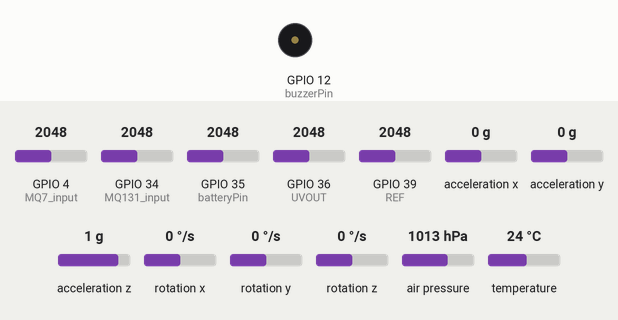
A sketch run on a simulated ESP32. On the bench: buzzer (waves = sounding). Inputs (shaded band) come from the test bench; at power-on: GPIO 4 (MQ7_input) = 2048, GPIO 34 (MQ131_input) = 2048, GPIO 35 (batteryPin) = 2048, GPIO 36 (UVOUT) = 2048, GPIO 39 (REF) = 2048, acceleration x 0 g, acceleration y 0 g, acceleration z 1 g, rotation x 0 °/s, rotation y 0 °/s, rotation z 0 °/s, air pressure 1013 hPa, temperature 24 °C. WiFi joins after 1.5 s; servers stay silent unless stated; network time is answered at once with the bench clock; uploads are accepted with an empty reply; the local clock reads 2024-03-15 10:24:30 at power-on unless the sketch sets it; storage starts empty; what the sketch prints to the serial monitor is not drawn.

Above: at 6.1 s.
At 10.23 s:
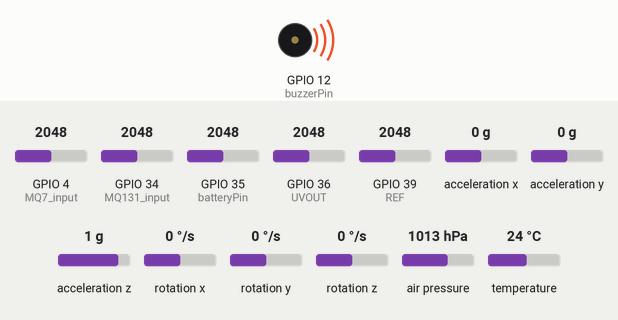
Timing chart, 0 to 13.2 s (numbered marks = the images above):
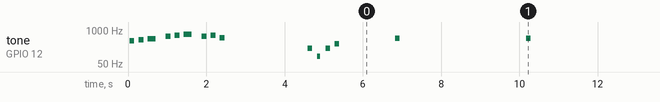

The sketch:

sketch_1_obsat.ino
```cpp
/***************************************************************************


***************************************************************************/

// Bibliotecas utilizadas no código

#include <WiFi.h>

#include <HTTPClient.h>

#include <NTPClient.h>

#include <WiFiUdp.h>

#include <Wire.h>

#include <SPI.h>

#include <Adafruit_BMP280.h>

#include <Adafruit_MPU6050.h>

#include <ArduinoJson.h>

#include <Arduino.h>

#include "FS.h"

#include "SD.h"

#include "SPI.h"

#include <iostream>

#include <cmath>


// Definição dos pinos para comunicação com o sensor BMP280

#define BMP_SCK (13)

#define BMP_MISO (12)

#define BMP_MOSI (11)

#define BMP_CS (10)


// Inicialização dos objetos da biblioteca Adafruit para o BMP280 e o MPU6050

Adafruit_MPU6050 mpu;

Adafruit_BMP280 bmp;


// Sensor UV

int UVOUT = 36; /* Pino D36 do ESP32 conetado ao Out do sensor */

int REF = 39;   /* Pino D34 do ESP32 conectado ao EN do sensor */


//Pino analógico 4 para entrada do sensor_MQ7

int MQ7_input = 4;

// Constantes de calibração - substitua pelos valores reais obtidos na calibração

const float valor_analogico_zero = 200;  // Valor analógico em um ambiente sem CO (ppm = 0)

const float ppm_zero = 0.0;              // Concentração de CO correspondente ao valor analógico zero

const float valor_analogico_max = 800;   // Valor analógico em um ambiente com concentração conhecida de CO (por exemplo, 10 ppm)

const float ppm_max = 10.0;              // Concentração de CO correspondente ao valor analógico máximo

// Função para converter valor analógico em ppm

float analogToPPM(float valor_analogico) {

  // Interpolação linear

  float slope = (ppm_max - ppm_zero) / (valor_analogico_max - valor_analogico_zero);

  float intercept = ppm_zero - (slope * valor_analogico_zero);


  return (slope * valor_analogico) + intercept;

}


const int MQ131_input = 34;       // Pino analógico 34 para o sensor MQ-131

const float RLOAD = 10.0;         // Valor do resistor de carga (ohms)

const float RL_ZERO = 76.63;      // Resistência do sensor em ppm zero (Rs/R0 em ppm zero)

const float RL_CLEAN_AIR = 7.34;  // Resistência do sensor no ar limpo (Rs/R0 no ar limpo)


// Pino utilizado para leitura da voltagem da bateria

const int batteryPin = 35;


// Credenciais de rede WiFi

const char* ssid = "ESTEVAO_2G";

const char* password = "14082006ian";

//const char* ssid = "Winterfel";

//const char* password = "panqueca123";

//const char *ssid = "OBSAT ETEVI";

//const char *password = "panqueca";

//const char *ssid = "Rede dos Templarios";

//const char *password = "23571113";

const char *serverUrl = "https://obsat.org.br/teste_post/envio.php";


// NTP configurações

WiFiUDP ntpUDP;

NTPClient timeClient(ntpUDP, "pool.ntp.org", -3 * 3600);


// Configuração do buzzer

const int buzzerPin = 12;

const int melodyINICIAL[] = {

  //392, 392, 392, 311, 466, 392, 311, 466, 392 //ofc
   // 300, 200, 300, 400, 500, 600, 700, 500, 900
   392, 440, 468, 589, 663, 701, 589, 663, 526
};

const int noteDurationsINICIAL[] = {

  100, 100, 200, 100, 100, 200, 100, 100, 100 //ofc
    //500, 500, 200, 500, 500, 200, 500, 500, 200


};

const int melodyVIRGULA[] = {

  //587, 523, 466, 392 //ofc
  200, 100, 200, 300

};

const int noteDurationsVIRGULA[] = {

  100, 100, 100, 100

};


// Função para reproduzir um tom no buzzer

void playTone(int frequency, int duration) {

  unsigned long startTime = millis();

  while (millis() - startTime < duration) {

    digitalWrite(buzzerPin, HIGH);

    delayMicroseconds(1000000 / frequency / 2);

    digitalWrite(buzzerPin, LOW);

    delayMicroseconds(1000000 / frequency / 2);

  }

}


// Função para escrever um arquivo no sistema de arquivos

void writeFile(fs::FS &fs, const char *path, const char *message) {

  Serial.printf("Escrevendo arquivo: %s\n", path);


  File file = fs.open(path, FILE_WRITE);

  if (!file) {

    Serial.println("Falha ao abrir o arquivo para escrita");

    return;

  }

  if (file.print(message)) {

    Serial.println("Arquivo escrito");

  } else {

    Serial.println("Falha na escrita");

  }

  file.close();

}


// Função para adicionar conteúdo a um arquivo existente no sistema de arquivos (versão com mensagem de debug)

void appendFile(fs::FS &fs, const char *path, const char *message) {


  File file = fs.open(path, FILE_APPEND);

  if (!file) {

    Serial.println("Falha ao abrir o arquivo para adicionar conteúdo");

    return;

  }

  if (file.print(message)) {


  } else {

    Serial.println("Falha ao adicionar conteúdo");

  }

  file.close();

}


void appendFileF(fs::FS &fs, const char *path, const char *message) {

  Serial.printf("Adicionando ao arquivo: %s\n", path);


  File file = fs.open(path, FILE_APPEND);

  if (!file) {

    Serial.println("Falha ao abrir o arquivo para adicionar conteúdo");

    return;

  }

  if (file.print(message)) {

    Serial.println("Conteúdo adicionado");

  } else {

    Serial.println("Falha ao adicionar conteúdo");

  }

  file.close();

}


// Configuração inicial do programa

void setup() {

  Serial.begin(115200);


  pinMode(buzzerPin, OUTPUT);

  // Tocar uma melodia inicial

  for (int i = 0; i < sizeof(melodyINICIAL) / sizeof(melodyINICIAL[0]); i++) {

    playTone(melodyINICIAL[i], noteDurationsINICIAL[i]);

    delay(noteDurationsINICIAL[i] * 1.30);  // Pausa entre as notas

  }


  // Conexão com a rede WiFi

  WiFi.begin(ssid, password);

  Serial.println("Conectando ao WiFi");

  while (WiFi.status() != WL_CONNECTED) {

    delay(1000);

    Serial.print(".");

  }

  Serial.println("\nConectado");

  SomVirgula();


  while (!Serial) delay(100);  // aguardar conexão USB nativa

  Serial.println(F("Teste BMP280"));

  Serial.println("Teste Adafruit MPU6050!");


  // Inicialização do NTP (Network Time Protocol)

  timeClient.begin();

  timeClient.update();


  unsigned status;

  //status = bmp.begin(BMP280_ADDRESS_ALT, BMP280_CHIPID);

  status = bmp.begin(0x76, 0x58);

  if (!status) {

    Serial.println(F("Não foi possível encontrar um sensor BMP280 válido, verifique a conexão ou tente um endereço diferente!"));

    Serial.print("SensorID: 0x");

    Serial.println(bmp.sensorID(), 16);

    Serial.print("ID de 0xFF provavelmente indica um endereço inválido, BMP 180 ou BMP 085\n");

    Serial.print("ID de 0x56-0x58 representa um BMP 280,\n");

    Serial.print("ID de 0x60 representa um BME 280.\n");

    Serial.print("ID de 0x61 representa um BME 680.\n");

    while (1) delay(10);

  }


  /* Configurações padrão do datasheet. */

  bmp.setSampling(Adafruit_BMP280::MODE_NORMAL,     /* Modo de operação. */

                  Adafruit_BMP280::SAMPLING_X2,     /* Oversampling de temperatura */

                  Adafruit_BMP280::SAMPLING_X16,    /* Oversampling de pressão */

                  Adafruit_BMP280::FILTER_X16,      /* Filtro. */

                  Adafruit_BMP280::STANDBY_MS_500); /* Tempo de espera. */


  // Verificar se o MPU6050 está presente

  if (!mpu.begin()) {

    Serial.println("Falha ao encontrar o chip MPU6050");

    while (1) {

      delay(10);

    }

  }

  Serial.println("MPU6050 Encontrado!");


  mpu.setAccelerometerRange(MPU6050_RANGE_8_G);

  Serial.print("Faixa do acelerômetro configurada para: ");

  switch (mpu.getAccelerometerRange()) {

    case MPU6050_RANGE_2_G:

      Serial.println("+-2G");

      break;

    case MPU6050_RANGE_4_G:

      Serial.println("+-4G");

      break;

    case MPU6050_RANGE_8_G:

      Serial.println("+-8G");

      break;

    case MPU6050_RANGE_16_G:

      Serial.println("+-16G");

      break;

  }

  mpu.setGyroRange(MPU6050_RANGE_500_DEG);

  Serial.print("Faixa do giroscópio configurada para: ");

  switch (mpu.getGyroRange()) {

    case MPU6050_RANGE_250_DEG:

      Serial.println("+- 250 deg/s");

      break;

    case MPU6050_RANGE_500_DEG:

      Serial.println("+- 500 deg/s");

      break;

    case MPU6050_RANGE_1000_DEG:

      Serial.println("+- 1000 deg/s");

      break;

    case MPU6050_RANGE_2000_DEG:

      Serial.println("+- 2000 deg/s");

      break;

  }


  mpu.setFilterBandwidth(MPU6050_BAND_21_HZ);

  Serial.print("Largura de banda do filtro configurada para: ");

  switch (mpu.getFilterBandwidth()) {

    case MPU6050_BAND_260_HZ:

      Serial.println("260 Hz");

      break;

    case MPU6050_BAND_184_HZ:

      Serial.println("184 Hz");

      break;

    case MPU6050_BAND_94_HZ:

      Serial.println("94 Hz");

      break;

    case MPU6050_BAND_44_HZ:

      Serial.println("44 Hz");

      break;

    case MPU6050_BAND_21_HZ:

      Serial.println("21 Hz");

      break;

    case MPU6050_BAND_10_HZ:

      Serial.println("10 Hz");

      break;

    case MPU6050_BAND_5_HZ:

      Serial.println("5 Hz");

      break;

  }


  // Verificar se o cartão SD está presente

  if (!SD.begin()) {

    Serial.println("Falha ao montar o cartão SD");

    return;

  }

  uint8_t cardType = SD.cardType();


  if (cardType == CARD_NONE) {

    Serial.println("Nenhum cartão SD conectado");

    return;

  }


  Serial.print("Tipo do Cartão SD: ");

  if (cardType == CARD_MMC) {

    Serial.println("MMC");

  } else if (cardType == CARD_SD) {

    Serial.println("SDSC");

  } else if (cardType == CARD_SDHC) {

    Serial.println("SDHC");

  } else {

    Serial.println("DESCONHECIDO");

  }


  uint64_t cardSize = SD.cardSize() / (1024 * 1024);

  Serial.printf("Tamanho do Cartão SD: %lluMB\n", cardSize);

  appendFile(SD, "/DadosCUBESAT.txt", "\n");


  Serial.println("");

}


/// Loop principal do programa

void loop() {

  Serial.println(F("============================================"));


  // Obter a data e hora atual

  timeClient.update();

  String dateTime = timeClient.getFormattedTime();


  // Ler a voltagem da bateria

  int batteryValue = analogRead(batteryPin);

  float batteryVoltage = batteryValue * 0.0011224;

  Serial.print("Bateria = ");

  Serial.print(batteryVoltage);

  Serial.println(" %");


  // Realizar leituras dos sensores

  Leitura_BMP280();

  Leitura_MPU5060();

  Leitura_Sensor_MQ7();

  Leitura_Sensor_MQ131();

  Leitura_Sensor_UV();

  Serial.println(" ");

  Serial.println(" ");


  // Criar objeto JSON e preencher campos

  DynamicJsonDocument jsonDoc(512);

  jsonDoc["equipe"] = 9876;

  jsonDoc["bateria"] = round((analogRead(batteryPin) * 0.0011224) * 100 / 5);

  jsonDoc["temperatura"] = bmp.readTemperature();

  jsonDoc["pressao"] = bmp.readPressure() / 100;


  sensors_event_t a, g, temp;

  mpu.getEvent(&a, &g, &temp);

  JsonArray giroscopioArray = jsonDoc.createNestedArray("giroscopio");

  giroscopioArray.add(g.gyro.x);

  giroscopioArray.add(g.gyro.y);

  giroscopioArray.add(g.gyro.z);


  JsonArray acelerometroArray = jsonDoc.createNestedArray("acelerometro");

  acelerometroArray.add(a.acceleration.x);

  acelerometroArray.add(a.acceleration.y);

  acelerometroArray.add(a.acceleration.z);


  JsonObject payloadObject = jsonDoc.createNestedObject("payload");

  payloadObject["MonoxidoCarbono"] = 1;

  payloadObject["Ozonio"] = analogRead(MQ131_input);

  payloadObject["UV"] = analogRead(MQ131_input);


  // Serializar o JSON para uma string

  String jsonString;

  serializeJson(jsonDoc, jsonString);

  Serial.print("Json ");

  Serial.println(jsonString);


  // Fazer a requisição HTTP POST

  HTTPClient http;

  http.begin(serverUrl);

  http.addHeader("Content-Type", "application/json");


  int httpResponseCode = http.POST(jsonString);

  if (httpResponseCode > 0) {

    Serial.println("Resposta do servidor: ");

    Serial.println(http.getString());

  } else {

    Serial.print("Erro na requisição HTTP: ");

    Serial.println(httpResponseCode);

  }


  // Salvar o LOG de informações no cartão de memória

  File dataFile = SD.open("/DadosCUBESAT.txt", FILE_APPEND);

  if (dataFile) {

    dataFile.println(timeClient.getFormattedTime().c_str());

    dataFile.println(jsonString);

    dataFile.println();  // Adicione uma linha em branco para separar os registros

    dataFile.close();

    Serial.println("JSON salvo no cartão de memória.");

  } else {

    Serial.println("Erro ao abrir o arquivo no cartão de memória.");

  }


  // Tocar um tom no buzzer de leitura

  playTone(500, 100);

  delay(2000);

}


// Função para realizar a leitura do sensor BMP280

void Leitura_BMP280() {

  Serial.print(F("Pressão = "));

  Serial.print(bmp.readPressure() / 100);

  Serial.println(" Pa");

  Serial.print(F("Altitude aproximada = "));

  Serial.print(bmp.readAltitude(1022)); /* Ajustado para a previsão local! */

  Serial.println(" m");

  Serial.println();

}


// Função para realizar a leitura do sensor MPU6050

void Leitura_MPU5060() {

  /* Obter novos eventos do sensor com as leituras */

  sensors_event_t a, g, temp;

  mpu.getEvent(&a, &g, &temp);


  Serial.print("Aceleração X: ");

  Serial.print(a.acceleration.x);

  Serial.print(", Y: ");

  Serial.print(a.acceleration.y);

  Serial.print(", Z: ");

  Serial.print(a.acceleration.z);

  Serial.println(" m/s^2");

  Serial.print("Rotação X: ");

  Serial.print(g.gyro.x);

  Serial.print(", Y: ");

  Serial.print(g.gyro.y);

  Serial.print(", Z: ");

  Serial.print(g.gyro.z);

  Serial.println(" rad/s");

  Serial.println(" ");

}


void Leitura_Sensor_MQ7() {

  int sensor_MQ7 = analogRead(MQ7_input);  //Função de leitura do valor analógico sensor_MQ7

  float ppm_CO = analogToPPM(sensor_MQ7);  // Converter para ppm

  Serial.print("CO em ppm: ");

  Serial.println(ppm_CO);  //Imprime o valor lido em ppm

}


void Leitura_Sensor_UV() {

  int uvLevel = analogRead(UVOUT); /* Armazena a leitura analógica do pino OUT */

  int refLevel = analogRead(REF);  /* Armazena a leitura analógica do pino EN */

  /* Use 3.3V como referencia no calculo de tensão */

  float outputVoltage = 3.3 / refLevel * uvLevel;               /* Indica a tensão de saída do sensor */

  float uvIntensity = map(outputVoltage, 0.99, 2.9, 0.0, 15.0); /* Intensidade raios UV */


  Serial.print(" Intensidade UV: ");

  Serial.println(uvIntensity);

}


void Leitura_Sensor_MQ131() {

  int sensorValue = analogRead(MQ131_input);     // Leitura do valor analógico do sensor MQ-131

  float voltage = sensorValue * (3.3 / 4095.0);  // Conversão do valor analógico para tensão (3.3V é a tensão de referência do ESP32)

  float rs_over_r0 = voltage / (3.3 - voltage);  // Cálculo da relação Rs/R0


  // Cálculo da resistência do sensor (Rs) usando a relação Rs/R0 e o valor do resistor de carga

  float sensorResistance = RLOAD * rs_over_r0;


  // Cálculo da concentração de ozônio (O3) em ppm usando a resistência do sensor no ar limpo (RL_CLEAN_AIR)

  float ppm_Ozonio = sensorResistance / RL_CLEAN_AIR;


  Serial.print("Tensão (V): ");

  Serial.print(voltage, 4);  // Exibe a tensão com 4 casas decimais

  Serial.print(", Resistência do sensor (Rs): ");

  Serial.print(sensorResistance, 2);  // Exibe a resistência do sensor com 2 casas decimais

  Serial.print(", Concentração de Ozônio (ppm): ");

  Serial.println(ppm_Ozonio, 2);  // Exibe a concentração de ozônio com 2 casas decimais


  delay(1000);  // Aguarda 1 segundo

}


// Função para tocar a melodia da vírgula no buzzer

void SomVirgula() {

  for (int i = 0; i < sizeof(melodyVIRGULA) / sizeof(melodyVIRGULA[0]); i++) {

    playTone(melodyVIRGULA[i], noteDurationsVIRGULA[i]);

    delay(noteDurationsVIRGULA[i] * 1.30);  // Pausa entre as notas

  }

}

 
```

Measured:
- by itself, tone on GPIO 12 (buzzerPin): plays 385 Hz for 0.12 s, 431 Hz for 0.12 s, 458 Hz for 0.20 s, 574 Hz for 0.12 s, 643 Hz for 0.12 s, 678 Hz for 0.20 s … (50 notes in this stretch)
